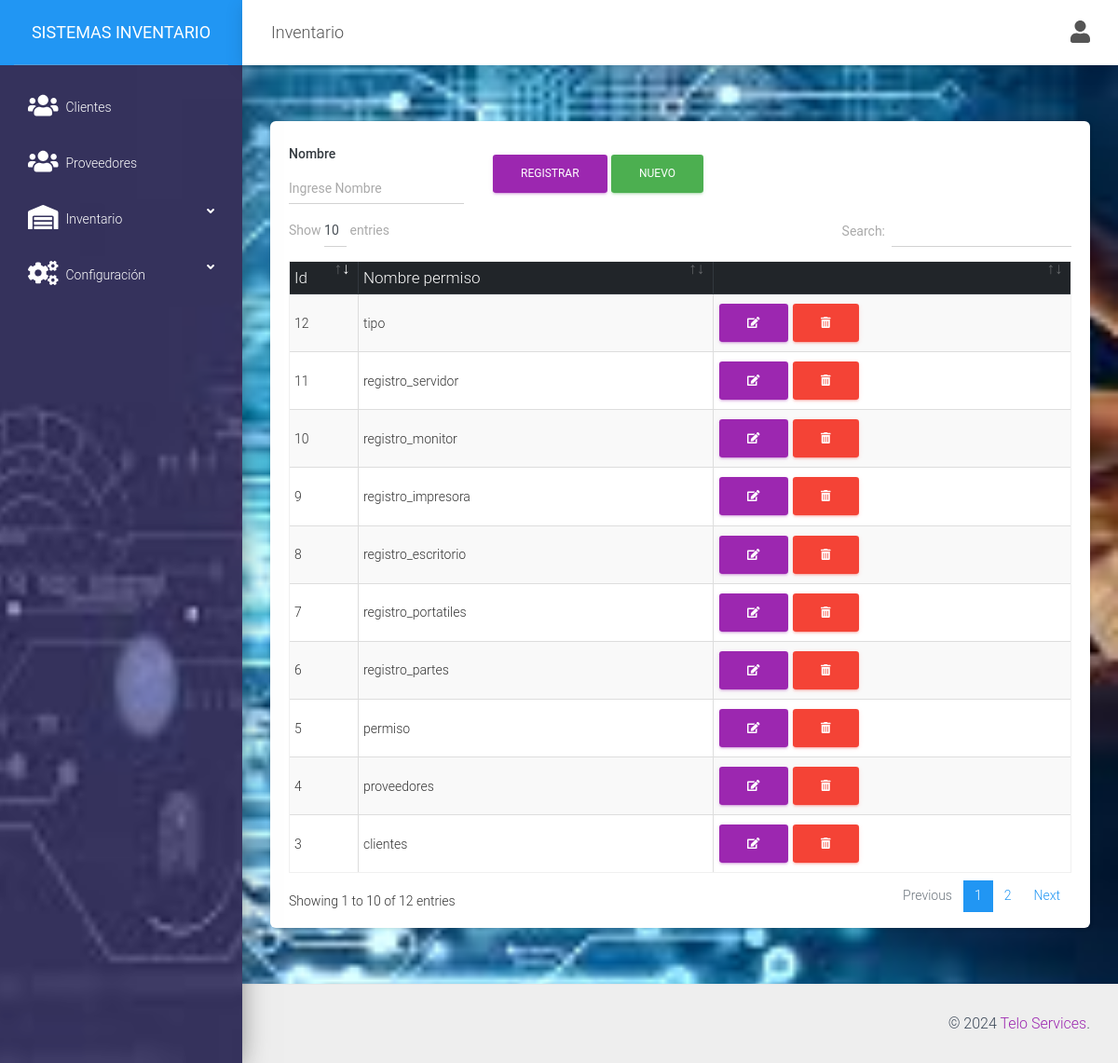
The app's page /src/permiso.php (signed in) with its own data.
### tables this page shows
CREATE TABLE `permisos` (
  `id` int(11) NOT NULL,
  `nombre` varchar(30) NOT NULL
);

### src/permiso.php (the view, shortened to what this page needs)
<?php
include_once "includes/header.php";
?>
<div class="card">
    <div class="card-body">
        <div class="row">
            <div class="col-md-12">
                <form action="" method="post" autocomplete="off" id="formulario">
                    <div class="row">
                        <div class="col-md-3">
                            <div class="form-group">
                                <label for="nombre" class="text-dark font-weight-bold">Nombre</label>
                                <input type="text" placeholder="Ingrese Nombre" name="nombre" id="nombre" class="form-control" required>
                            </div>
                        </div>
                        <div class="col-md-5 mt-3">
                            <input type="submit" value="Registrar" class="btn btn-primary" id="btnAccion">
                            <input type="button" value="Nuevo" class="btn btn-success" id="btnNuevo" onclick="limpiar()">
                        </div>
                    </div>
                </form>
            </div>
            <div class="col-md-12">
                <div class="table-responsive">
                    <table class="table table-striped table-bordered" id="tbl">
                        <thead class="thead-dark">
                            <tr>
                                <th>Id</th>
                                <th>Nombre permiso</th>
                                <th></th>
                            </tr>
                        </thead>
                        <tbody>
                            <?php
                            include "../conexion.php";
                            $query = mysqli_query($conexion, "SELECT * FROM permisos");
                            while ($data = mysqli_fetch_assoc($query)) { ?>
                                <tr>
                                    <td><?php echo $data['id']; ?></td>
                                    <td><?php echo $data['nombre']; ?></td>
                                    <td>
                                        <a href="editar_permiso.php?id=<?php echo $data['id']; ?>" class="btn btn-primary"><i class='fas fa-edit'></i></a>
                                        <form action="eliminar_permiso.php?id=<?php echo $data['id']; ?>" method="post" class="d-inline confirmar">
                                            <button class="btn btn-danger" type="submit"><i class='fas fa-trash-alt'></i></button>
                                        </form>
                                    </td>
                                </tr>
                            <?php } ?>
                        </tbody>
                    </table>
                </div>
            </div>
        </div>
    </div>
</div>
<?php include_once "includes/footer.php"; ?>

### records on screen
permisos: id "3", nombre "clientes"
permisos: id "4", nombre "proveedores"
permisos: id "5", nombre "permiso"
permisos: id "6", nombre "registro_partes"
permisos: id "7", nombre "registro_portatiles"
permisos: id "8", nombre "registro_escritorio"
permisos: id "9", nombre "registro_impresora"
permisos: id "10", nombre "registro_monitor"
permisos: id "11", nombre "registro_servidor"
permisos: id "12", nombre "tipo"
